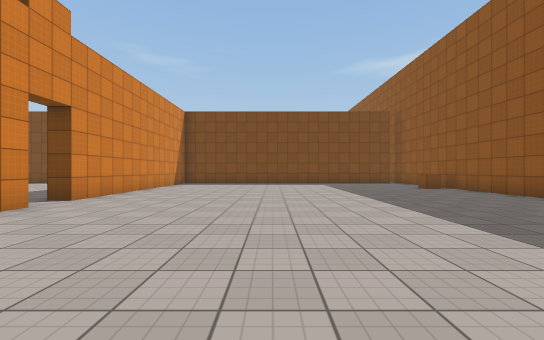
View 1 (above)

24 first-person views from a walk through a Unity game level. The camera is 1.3 m above the floor, looks level and sees 90° across. The floor is counted in squares, 2 m on a side. Each view is taken from the middle of a square. On the plan, view 1 faces up. The plan holds only what a view shows up to about 9 squares ahead; the rest is blank. The place goes on beyond the plan. Surface patterns are stand-ins for the level's own textures.

View 2
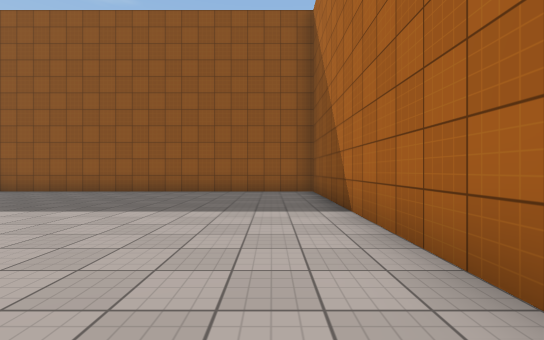

View 3
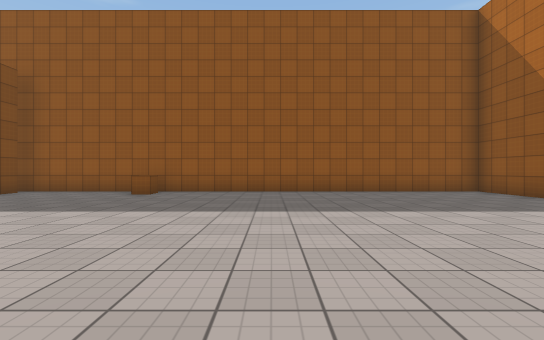

View 4
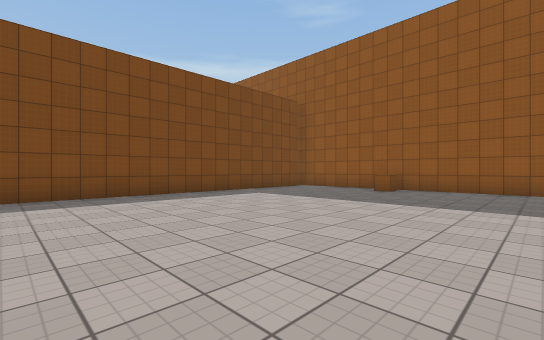

View 5
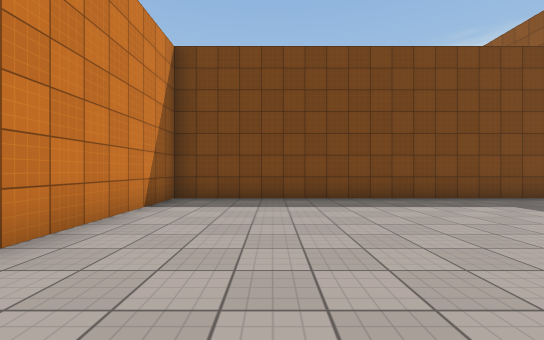

View 6
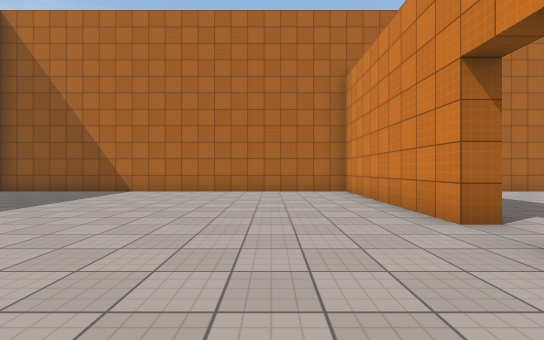

View 7
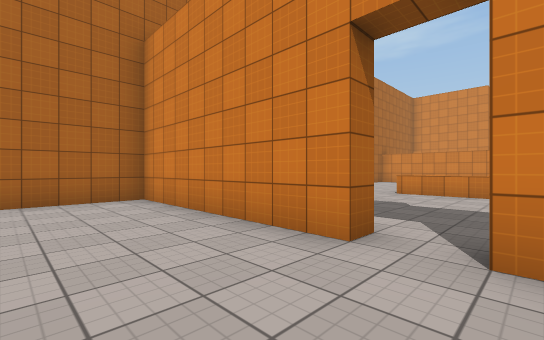

View 8
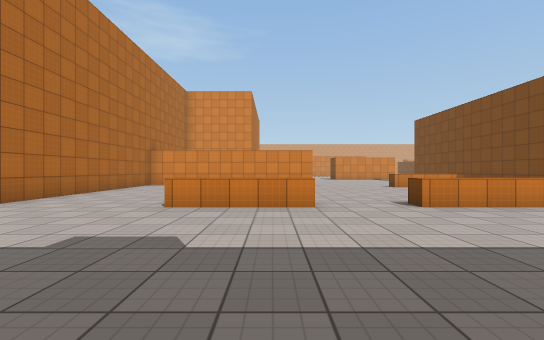

View 9
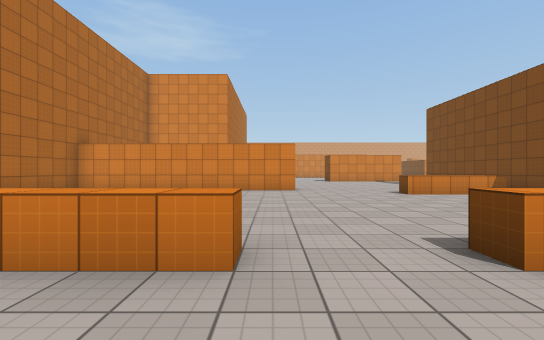

View 10
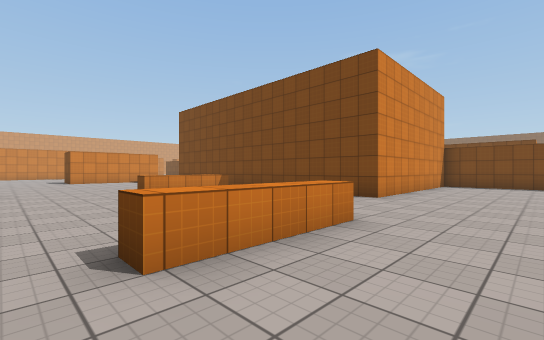

View 11
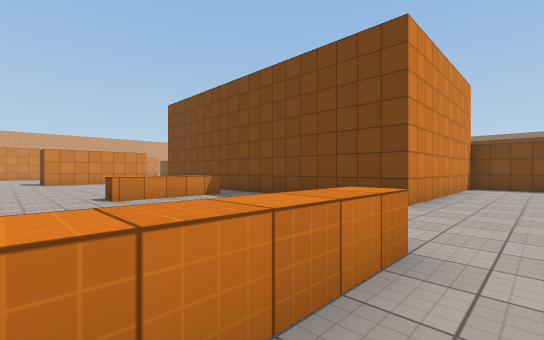

View 12
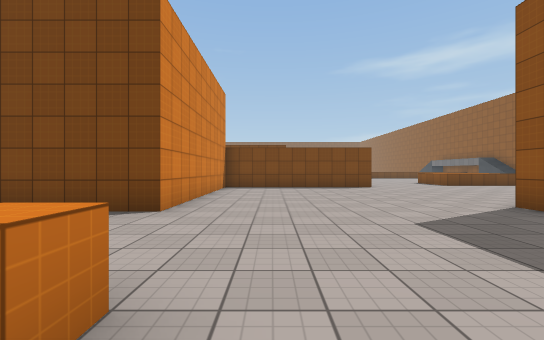

View 13
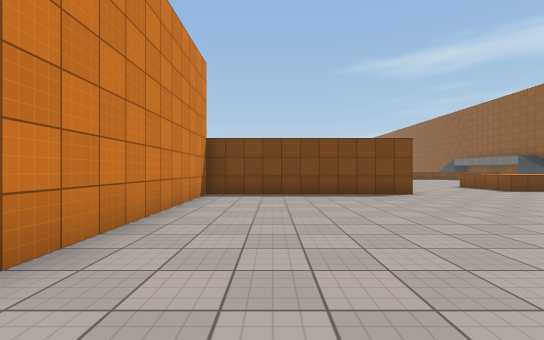

View 14
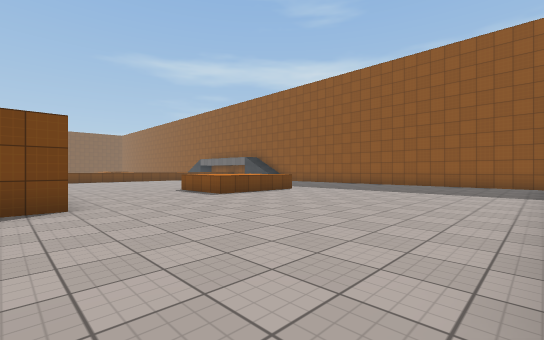

View 15
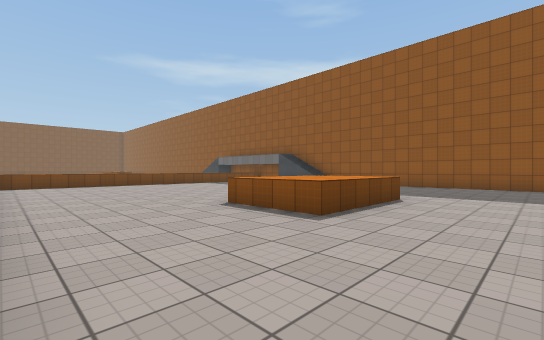

View 16
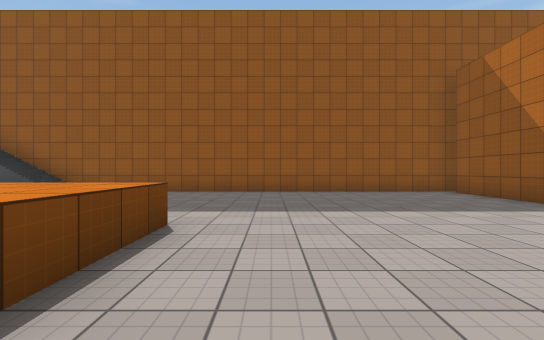

View 17
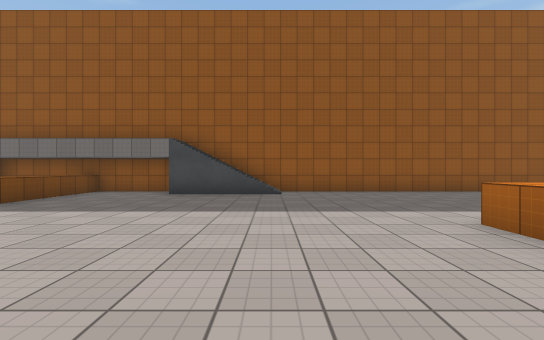

View 18
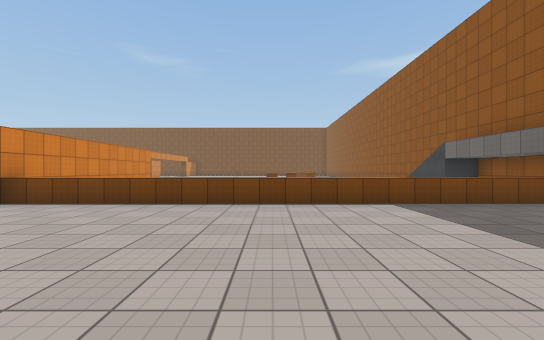

View 19
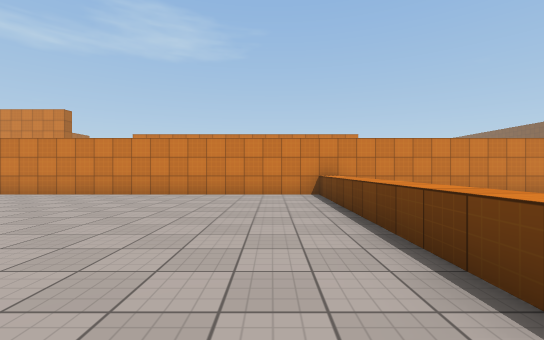

View 20
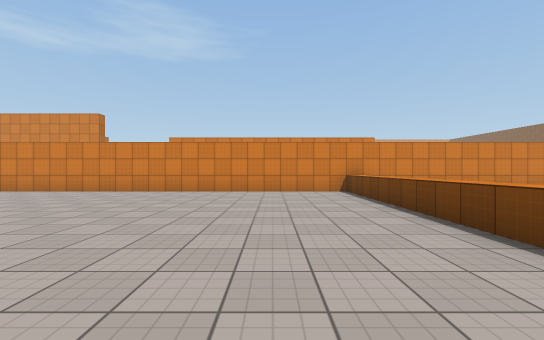

View 21
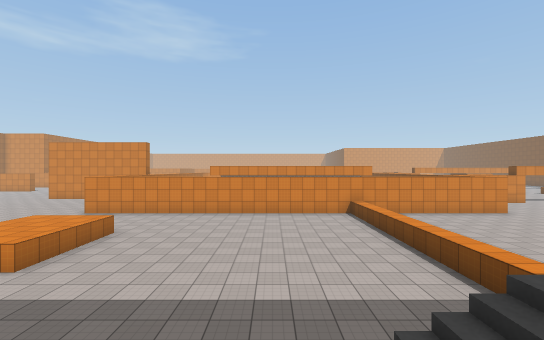

View 22
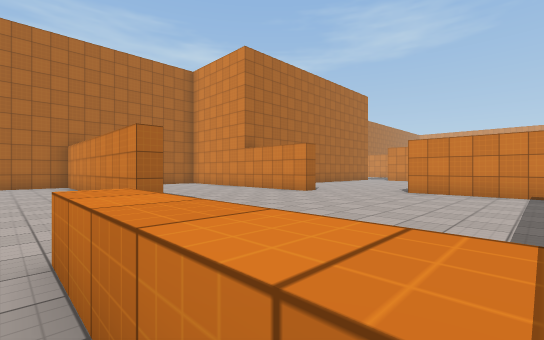

View 23
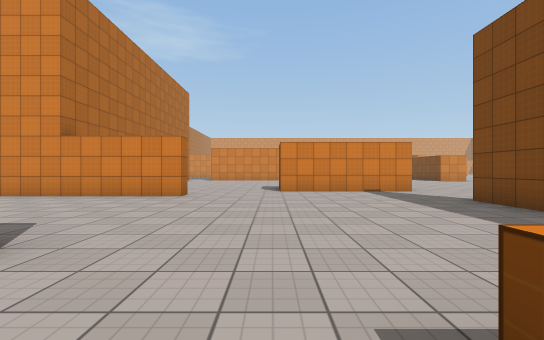

View 24
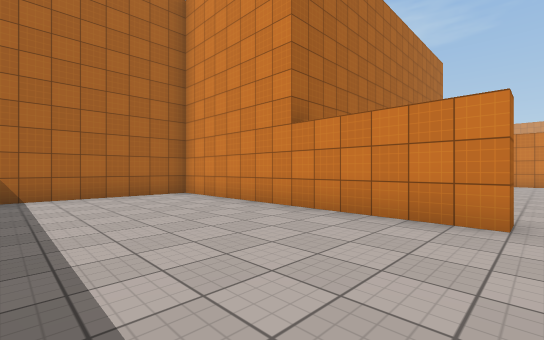

### Floor plan
Key: @ floor where view 1 was taken; # wall or solid block; . floor; / step, stairs or slope; = window, fence, low wall or low ledge; ^ raised ledge.
Columns run from 24 left of view 1 to 7 right of it. Each row starts with its distance up from view 1.
 36                   #
 35                   #  ..
 34                   #  ...      /#
 33                   #  ....     /#
 32                   #  .....     #
 31                   #........... #
 30                   ##^^^^^^^^^^=#
 29                   #............#
 28                   #.........../#
 27                   #.........../#
 26                   #.........../#
 25                   #.........../#
 24                   #............#
 23                   #............#
 22                   #....^^^.....#
 21                   #....^^^.....#
 20                   #............#
 19              ######............#
 18              #.................#
 17              #.................#
 16              #.................#
 15 ..           #.................#
 14 ....        ##.................#
 13 #...#########......###########.#
 12 #..........  ......#...........#
 11 #.......^..   .... #...........#
 10 #.......^...  ^..  #...........#
  9 ............. ^..  #...........#
  8 ..............^... #...........#
  7 ...................#...........#
  6   #....#...........#...........#
  5   #....#....  ^................#
  4   #....#..    ^....#...........#
  3   #....#..   .^....#...........#
  2   #....#.. ....... #...........#
  1   #....#.........  #...........#
  0   #....#........   #....@......#
 -1   ##############   #############

Where each view was taken, in squares from view 1:
view 1: 0 up, 0 right, facing up
view 2: 1 up, 2 left, facing right
view 3: 6 up, 2 left, facing right
view 4: 6 up, 3 left, facing up-right
view 5: 7 up, 2 left, facing up
view 6: 8 up, 2 left, facing down
view 7: 6 up, 2 left, facing down-left
view 8: 5 up, 5 left, facing left
view 9: 6 up, 8 left, facing left
view 10: 7 up, 8 left, facing up-left
view 11: 8 up, 9 left, facing up-left
view 12: 9 up, 9 left, facing up
view 13: 12 up, 9 left, facing up
view 14: 14 up, 6 left, facing up-right
view 15: 18 up, 5 left, facing up-right
view 16: 19 up, 2 left, facing right
view 17: 25 up, 2 left, facing right
view 18: 25 up, 0 right, facing up
view 19: 29 up, 2 right, facing left
view 20: 28 up, 3 right, facing left
view 21: 27 up, 6 right, facing left
view 22: 12 up, 15 left, facing down-left
view 23: 9 up, 15 left, facing left
view 24: 7 up, 18 left, facing down-left
